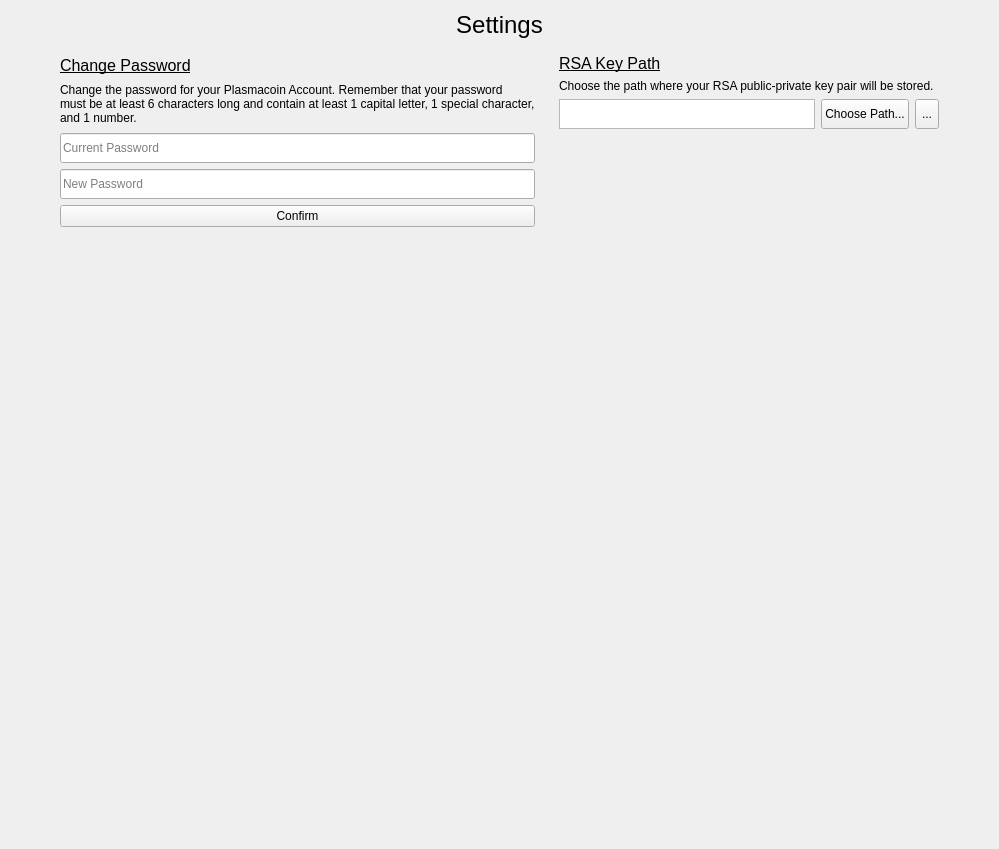
      <widget class="QWidget" name="SettingsTab">
       <attribute name="title">
        <string>Settings</string>
       </attribute>
       <layout class="QVBoxLayout" name="verticalLayout_28">
        <item>
         <widget class="QLabel" name="settingsTitle">
          <property name="text">
           <string>&lt;html&gt;&lt;head/&gt;&lt;body&gt;&lt;p align=&quot;center&quot;&gt;&lt;span style=&quot; font-size:18pt;&quot;&gt;Settings&lt;/span&gt;&lt;/p&gt;&lt;/body&gt;&lt;/html&gt;</string>
          </property>
         </widget>
        </item>
        <item>
         <layout class="QGridLayout" name="gridLayout_2">
          <item row="0" column="2">
           <widget class="QWidget" name="rsaKeyPath" native="true">
            <layout class="QVBoxLayout" name="verticalLayout_25">
             <item>
              <widget class="QLabel" name="rsaKeyTitle">
               <property name="text">
                <string>&lt;html&gt;&lt;head/&gt;&lt;body&gt;&lt;p&gt;&lt;span style=&quot; font-size:12pt; text-decoration: underline;&quot;&gt;RSA Key Path&lt;/span&gt;&lt;/p&gt;&lt;/body&gt;&lt;/html&gt;</string>
               </property>
              </widget>
             </item>
             <item>
              <widget class="QLabel" name="rsaKeySubtitle">
               <property name="text">
                <string>&lt;html&gt;&lt;head/&gt;&lt;body&gt;&lt;p&gt;Choose the path where your RSA public-private key pair will be stored.&lt;/p&gt;&lt;/body&gt;&lt;/html&gt;</string>
               </property>
              </widget>
             </item>
             <item>
              <layout class="QHBoxLayout" name="horizontalLayout_23">
               <item>
                <widget class="QTextBrowser" name="rsaKeyView">
                 <property name="sizePolicy">
                  <sizepolicy hsizetype="Preferred" vsizetype="Fixed">
                   <horstretch>0</horstretch>
                   <verstretch>0</verstretch>
                  </sizepolicy>
                 </property>
                 <property name="maximumSize">
                  <size>
                   <width>16777215</width>
                   <height>30</height>
                  </size>
                 </property>
                </widget>
               </item>
               <item>
                <widget class="QPushButton" name="btn_choosePath">
                 <property name="sizePolicy">
                  <sizepolicy hsizetype="Preferred" vsizetype="Fixed">
                   <horstretch>0</horstretch>
                   <verstretch>0</verstretch>
                  </sizepolicy>
                 </property>
                 <property name="maximumSize">
                  <size>
                   <width>16777215</width>
                   <height>32</height>
                  </size>
                 </property>
                 <property name="text">
                  <string>Choose Path...</string>
                 </property>
                </widget>
               </item>
               <item>
                <widget class="QToolButton" name="btn_reset">
                 <property name="sizePolicy">
                  <sizepolicy hsizetype="Fixed" vsizetype="Expanding">
                   <horstretch>0</horstretch>
                   <verstretch>0</verstretch>
                  </sizepolicy>
                 </property>
                 <property name="maximumSize">
                  <size>
                   <width>34</width>
                   <height>34</height>
                  </size>
                 </property>
                 <property name="text">
                  <string>...</string>
                 </property>
                 <property name="icon">
                  <iconset>
                   <normaloff>../../../../../../../../../../../../../../../../../../../../../../../.designer/assets/reset.png</normaloff>../../../../../../../../../../../../../../../../../../../../../../../.designer/assets/reset.png</iconset>
                 </property>
                </widget>
               </item>
              </layout>
             </item>
             <item>
              <spacer name="verticalSpacer_13">
               <property name="orientation">
                <enum>Qt::Vertical</enum>
               </property>
               <property name="sizeType">
                <enum>QSizePolicy::Maximum</enum>
               </property>
               <property name="sizeHint" stdset="0">
                <size>
                 <width>20</width>
                 <height>700</height>
                </size>
               </property>
              </spacer>
             </item>
            </layout>
           </widget>
          </item>
          <item row="0" column="1">
           <widget class="QWidget" name="changePassword" native="true">
            <layout class="QVBoxLayout" name="verticalLayout_27">
             <item>
              <widget class="QLabel" name="chgPsswdTitle">
               <property name="sizePolicy">
                <sizepolicy hsizetype="Preferred" vsizetype="Fixed">
                 <horstretch>0</horstretch>
                 <verstretch>0</verstretch>
                </sizepolicy>
               </property>
               <property name="text">
                <string>&lt;html&gt;&lt;head/&gt;&lt;body&gt;&lt;p&gt;&lt;span style=&quot; font-size:12pt; text-decoration: underline;&quot;&gt;Change Password&lt;/span&gt;&lt;/p&gt;&lt;/body&gt;&lt;/html&gt;</string>
               </property>
              </widget>
             </item>
             <item>
              <widget class="QLabel" name="chgPsswdSubtitle">
               <property name="sizePolicy">
                <sizepolicy hsizetype="Preferred" vsizetype="Fixed">
                 <horstretch>0</horstretch>
                 <verstretch>0</verstretch>
                </sizepolicy>
               </property>
               <property name="text">
                <string>&lt;html&gt;&lt;head/&gt;&lt;body&gt;&lt;p&gt;Change the password for your Plasmacoin Account. Remember that your password&lt;br/&gt;must be at least 6 characters long and contain at least 1 capital letter, 1 special character,&lt;br/&gt;and 1 number.&lt;/p&gt;&lt;/body&gt;&lt;/html&gt;</string>
               </property>
              </widget>
             </item>
             <item>
              <layout class="QVBoxLayout" name="verticalLayout_26">
               <item>
                <widget class="QLineEdit" name="currPassField">
                 <property name="sizePolicy">
                  <sizepolicy hsizetype="Preferred" vsizetype="Fixed">
                   <horstretch>0</horstretch>
                   <verstretch>0</verstretch>
                  </sizepolicy>
                 </property>
                 <property name="maximumSize">
                  <size>
                   <width>16777215</width>
                   <height>30</height>
                  </size>
                 </property>
                 <property name="inputMask">
                  <string/>
                 </property>
                 <property name="echoMode">
                  <enum>QLineEdit::Password</enum>
                 </property>
                 <property name="placeholderText">
                  <string>Current Password</string>
                 </property>
                 <property name="clearButtonEnabled">
                  <bool>true</bool>
                 </property>
                </widget>
               </item>
               <item>
                <widget class="QLineEdit" name="newPassField">
                 <property name="sizePolicy">
                  <sizepolicy hsizetype="Preferred" vsizetype="Fixed">
                   <horstretch>0</horstretch>
                   <verstretch>0</verstretch>
                  </sizepolicy>
                 </property>
                 <property name="maximumSize">
                  <size>
                   <width>16777215</width>
                   <height>30</height>
                  </size>
                 </property>
                 <property name="inputMask">
                  <string/>
                 </property>
                 <property name="echoMode">
                  <enum>QLineEdit::Password</enum>
                 </property>
                 <property name="placeholderText">
                  <string>New Password</string>
                 </property>
                 <property name="clearButtonEnabled">
                  <bool>true</bool>
                 </property>
                </widget>
               </item>
               <item>
                <widget class="QPushButton" name="btn_confirm">
                 <property name="sizePolicy">
                  <sizepolicy hsizetype="Preferred" vsizetype="Fixed">
                   <horstretch>0</horstretch>
                   <verstretch>0</verstretch>
                  </sizepolicy>
                 </property>
                 <property name="text">
                  <string>Confirm</string>
                 </property>
                </widget>
               </item>
               <item>
                <spacer name="verticalSpacer_14">
                 <property name="orientation">
                  <enum>Qt::Vertical</enum>
                 </property>
                 <property name="sizeType">
                  <enum>QSizePolicy::Fixed</enum>
                 </property>
                 <property name="sizeHint" stdset="0">
                  <size>
                   <width>20</width>
                   <height>600</height>
                  </size>
                 </property>
                </spacer>
               </item>
              </layout>
             </item>
            </layout>
           </widget>
          </item>
          <item row="0" column="3">
           <spacer name="horizontalSpacer_28">
            <property name="orientation">
             <enum>Qt::Horizontal</enum>
            </property>
            <property name="sizeHint" stdset="0">
             <size>
              <width>40</width>
              <height>20</height>
             </size>
            </property>
           </spacer>
          </item>
          <item row="0" column="0">
           <spacer name="horizontalSpacer_29">
            <property name="orientation">
             <enum>Qt::Horizontal</enum>
            </property>
            <property name="sizeHint" stdset="0">
             <size>
              <width>40</width>
              <height>20</height>
             </size>
            </property>
           </spacer>
          </item>
         </layout>
        </item>
       </layout>
      </widget>
